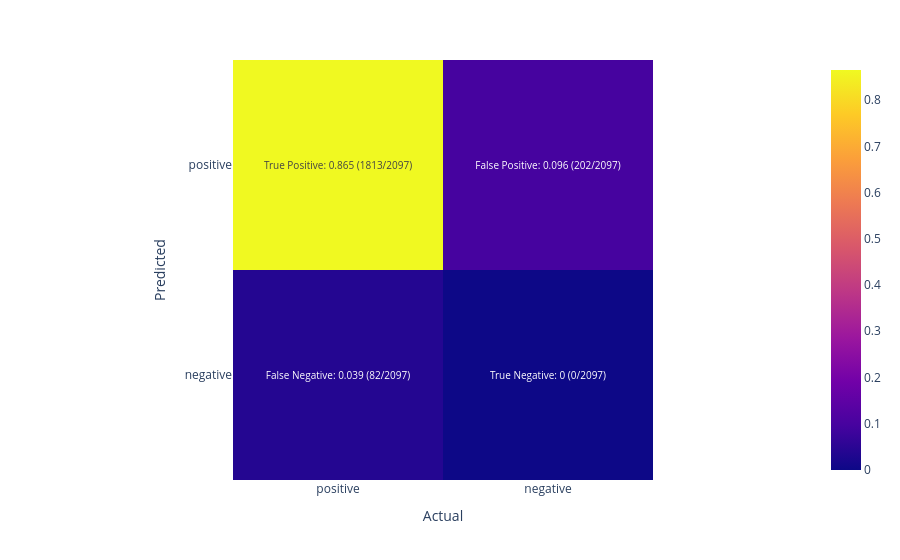

Notebook source saved alongside this figure:
### Markdown cell above
### BatchFace

### Code cell
batch_status = compare_faces(batchface_df, faces)
show_heatmap(batch_status)

### Figure 1 — Plotly figure (JSON) as saved in the notebook; plotly's stock layout.template omitted (floating-point values rounded to 4 significant figures)
{"data": [{"coloraxis": "coloraxis", "hovertemplate": "Actual: %{x}<br>Predicted: %{y}<br>color: %{z}<extra></extra>", "name": "0", "text": [["True Positive: 0.865 (1813/2097)", "False Positive: 0.096 (202/2097)"], ["False Negative: 0.039 (82/2097)", "True Negative: 0 (0/2097)"]], "texttemplate": "%{text}", "type": "heatmap", "x": ["positive", "negative"], "xaxis": "x", "y": ["positive", "negative"], "yaxis": "y", "z": [[0.865, 0.096], [0.039, 0]]}], "layout": {"coloraxis": {"colorscale": [[0, "#0d0887"], [0.1111, "#46039f"], [0.2222, "#7201a8"], [0.3333, "#9c179e"], [0.4444, "#bd3786"], [0.5556, "#d8576b"], [0.6667, "#ed7953"], [0.7778, "#fb9f3a"], [0.8889, "#fdca26"], [1, "#f0f921"]]}, "margin": {"t": 60}, "xaxis": {"anchor": "y", "constrain": "domain", "domain": [0, 1], "scaleanchor": "y", "title": {"text": "Actual"}}, "yaxis": {"anchor": "x", "autorange": "reversed", "constrain": "domain", "domain": [0, 1], "title": {"text": "Predicted"}}}}
